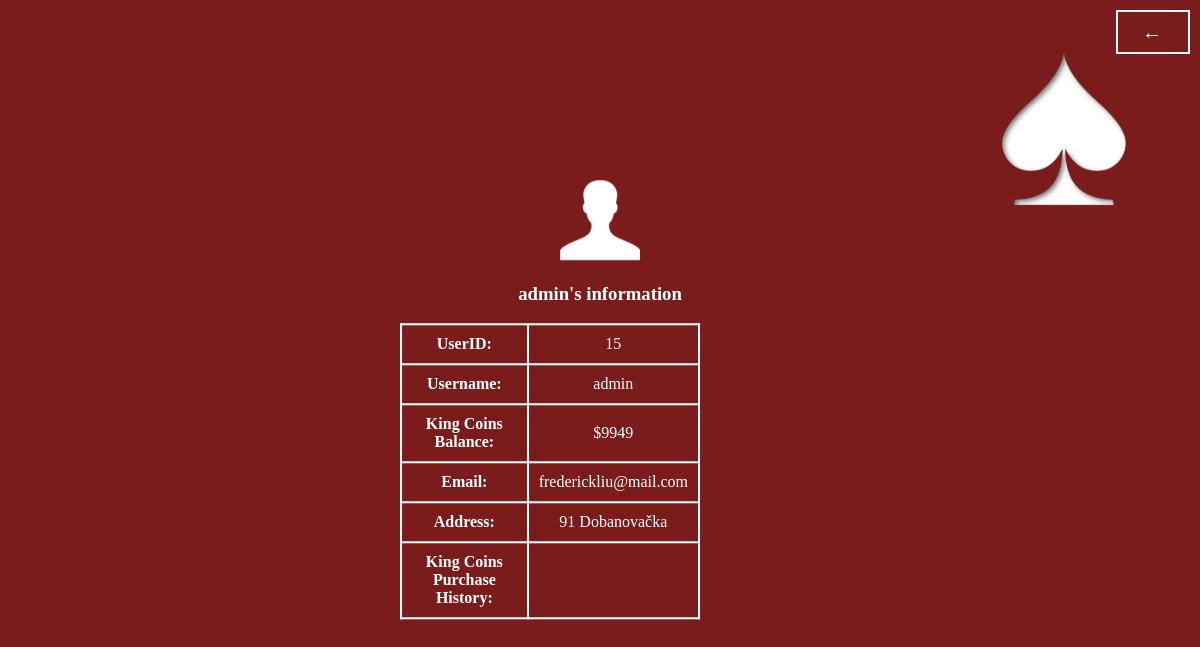
Screenshot of /myinfo (signed in) with the database file from the repository.
### tables this page shows
CREATE TABLE UserInfo(id INTEGER PRIMARY KEY AUTOINCREMENT, name char(1000), username char(1000), email char(1000), address char(1000), password char(1000), confirmpassword char(1000), playertokens INTEGER);

### main.py (the view)
@app.route("/myinfo", methods = ['POST', 'GET'])
def myinfo():
    username = session.get('username')
    con = sqlite3.connect("users.db")
    cur = con.cursor()
    cur.execute(f"SELECT playertokens from UserInfo WHERE username='{username}';")
    userTOKEN = cur.fetchone()
    if (type(userTOKEN) is type(None)):
            flash("Please Log in!",'error')
            return redirect(url_for('login'))
    userTOKEN = userTOKEN[0]
    cur.execute(f"SELECT id from UserInfo WHERE username='{username}';")
    userID = cur.fetchone()
    userID = userID[0]
    cur.execute(f"SELECT address from UserInfo WHERE username='{username}';")
    userADDRESS = cur.fetchone()
    userADDRESS = userADDRESS[0]
    cur.execute(f"SELECT email FROM UserInfo WHERE username='{username}';")
    userEMAIL = cur.fetchone()
    userEMAIL = userEMAIL[0]
    con2 = sqlite3.connect("purchase.db")
    cur2 = con2.cursor()
    cur2.execute(f"SELECT dateandtime, amount FROM user_purchases WHERE username = '{username}'")
    allpurchasehistory = cur2.fetchall()
    print(type(allpurchasehistory))
    allpurchasehistory = list(allpurchasehistory)
    return render_template("myinfo.html", username = username, userTOKEN = userTOKEN, userID = userID, userADDRESS = userADDRESS, userEMAIL = userEMAIL, allpurchasehistory = allpurchasehistory)

### templates/myinfo.html (shortened to what this page needs)
<!DOCTYPE html>
<html lang="en">
<head>
  <link rel="stylesheet" href="static/myinfo.css">
</head>
    <body>
        {% block content %}
        <div class="form-wrapper">
            <div class = "container">
              <div class = "photodiv">
              <img src="/static/login.png">
              </div>
			  <h3 class = "tableheader">{{username}}'s information</h3>
			  <table style="width:75%">
				<tr>
				<th>UserID:</th>
				<td>{{userID}}</td>
				</tr>
				<tr>
				<th>Username:</th>
				<td>{{username}}</td>
				</tr>
				<tr>
				<th>King Coins Balance:</th>
				<td>${{userTOKEN}}</td>
				</tr>
				<tr>
				<th>Email:</th>
				<td>{{userEMAIL}}</td>
				</tr>
				<tr>
					<th>Address:</th>
					<td>{{userADDRESS}}</td>
					</tr>
					<tr>
						<th>King Coins Purchase History:</th>
				<ul>
					<td>
					</td>
				</ul>
			</tr>
				</table>
            </div>
            <a href="{{url_for('login')}}"><span>←</span></a>
         </div>
{% endblock %}
    </body>
</html>

### static/myinfo.css (style rules this page uses)
body { background: url(background.jpg); background-size: cover; display: flex; overflow: hidden; font-family:Cambria, Cochin, Georgia, Times, 'Times New Roman', serif; color: white; transition: all .35s; }
.container { position: fixed; top: 50%; left: 50%; transform: translate(-50%, -50%); }
.photodiv { text-align: center; }
a { display: block; width: 70px; height: 40px; line-height: 40px; font-size: 20px; font-family:Cambria, Cochin, Georgia, Times, 'Times New Roman', serif; text-decoration: none; color: white; border: 2px solid white; letter-spacing: 2px; text-align: center; transition: all .35s; position: absolute; top: 10px; right: 10px; }
a span { position: relative; z-index: 2; }
a:after { position: absolute; content: ""; top: 0; left: 0; width: 0; height: 100%; background: rgba(255, 255, 255, 0.377); transition: all .35s; }
::placeholder { color: white; font-family:Cambria, Cochin, Georgia, Times, 'Times New Roman', serif; }
table, th, td { border: 2px solid white; border-collapse: collapse; color:white }
th, td { border: 2px solid white; padding: 10px; text-align: center; color:white }
.tableheader { text-align: center; color:white }

### rows the page displays
UserInfo: playertokens "9949", email "frederickliu@mail.com", address "91 Dobanovačka"

### other values shown
{{ username }} "admin"
{{ userID }} "15"
